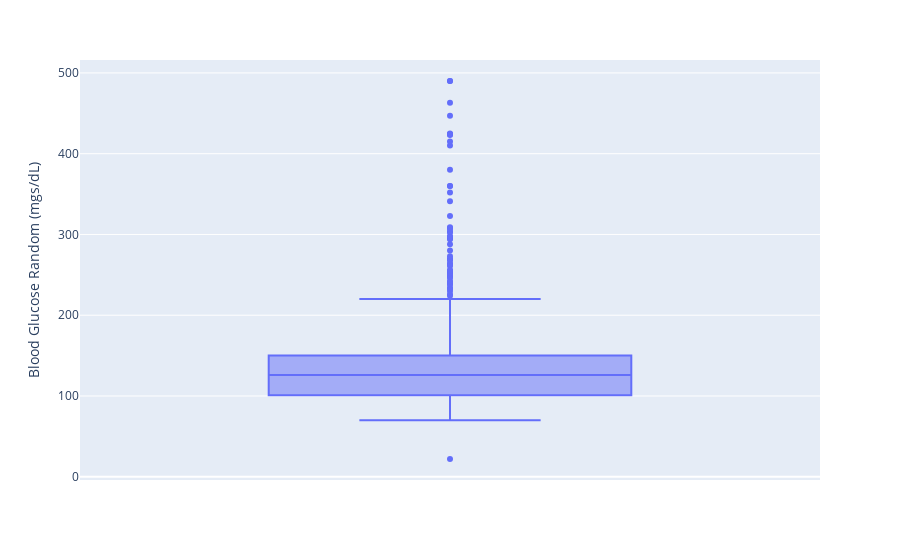

This figure's notebook cell:
### Code cell
fig1 = px.box(df['Blood Glucose Random (mgs/dL)'],y='Blood Glucose Random (mgs/dL)')
fig1.show()

### Figure 1 — Plotly figure (JSON) as saved in the notebook; plotly's stock layout.template omitted (floating-point values rounded to 4 significant figures; data arrays with more than 128 entries replaced by an {"elided": "..."} marker saying what was removed)
{"data": [{"alignmentgroup": "True", "hovertemplate": "Blood Glucose Random (mgs/dL)=%{y}<extra></extra>", "legendgroup": "", "marker": {"color": "#636efa"}, "name": "", "notched": false, "offsetgroup": "", "orientation": "v", "showlegend": false, "type": "box", "x0": " ", "xaxis": "x", "y": {"elided": "400 float values"}, "y0": " ", "yaxis": "y"}], "layout": {"boxmode": "group", "legend": {"tracegroupgap": 0}, "margin": {"t": 60}, "xaxis": {"anchor": "y", "domain": [0, 1]}, "yaxis": {"anchor": "x", "domain": [0, 1], "title": {"text": "Blood Glucose Random (mgs/dL)"}}}}
